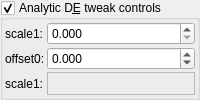
    <widget class="MyGroupBox" name="groupCheck_analyticDE_enabled_false">
     <property name="title">
      <string>Analytic D&amp;E tweak controls</string>
     </property>
     <property name="checkable">
      <bool>true</bool>
     </property>
     <layout class="QVBoxLayout" name="verticalLayout_14" stretch="0">
      <property name="spacing">
       <number>2</number>
      </property>
      <property name="leftMargin">
       <number>2</number>
      </property>
      <property name="topMargin">
       <number>2</number>
      </property>
      <property name="rightMargin">
       <number>2</number>
      </property>
      <property name="bottomMargin">
       <number>2</number>
      </property>
      <item>
       <layout class="QGridLayout" name="gridLayout_27" columnstretch="0,0,1">
        <property name="spacing">
         <number>2</number>
        </property>
        <item row="0" column="0" colspan="2">
         <widget class="QLabel" name="label_182">
          <property name="text">
           <string>scale1:</string>
          </property>
         </widget>
        </item>
        <item row="0" column="2">
         <widget class="MyDoubleSpinBox" name="spinbox_analyticDE_scale_1">
          <property name="sizePolicy">
           <sizepolicy hsizetype="Minimum" vsizetype="Maximum">
            <horstretch>0</horstretch>
            <verstretch>0</verstretch>
           </sizepolicy>
          </property>
          <property name="prefix">
           <string/>
          </property>
          <property name="suffix">
           <string/>
          </property>
          <property name="decimals">
           <number>3</number>
          </property>
          <property name="minimum">
           <double>0.000000000000000</double>
          </property>
          <property name="maximum">
           <double>99.989999999999995</double>
          </property>
          <property name="singleStep">
           <double>0.100000000000000</double>
          </property>
         </widget>
        </item>
        <item row="1" column="2">
         <widget class="MyDoubleSpinBox" name="spinbox_analyticDE_offset_0">
          <property name="sizePolicy">
           <sizepolicy hsizetype="Minimum" vsizetype="Maximum">
            <horstretch>0</horstretch>
            <verstretch>0</verstretch>
           </sizepolicy>
          </property>
          <property name="prefix">
           <string/>
          </property>
          <property name="suffix">
           <string/>
          </property>
          <property name="decimals">
           <number>3</number>
          </property>
          <property name="minimum">
           <double>-99.989999999999995</double>
          </property>
          <property name="maximum">
           <double>99.989999999999995</double>
          </property>
          <property name="singleStep">
           <double>0.100000000000000</double>
          </property>
         </widget>
        </item>
        <item row="1" column="0" colspan="2">
         <widget class="QLabel" name="label_177">
          <property name="text">
           <string>offset0:</string>
          </property>
         </widget>
        </item>
        <item row="2" column="0">
         <widget class="QLabel" name="label_183">
          <property name="text">
           <string>scale1:</string>
          </property>
         </widget>
        </item>
        <item row="2" column="2">
         <widget class="QFrame" name="frame">
          <property name="frameShape">
           <enum>QFrame::StyledPanel</enum>
          </property>
          <property name="frameShadow">
           <enum>QFrame::Raised</enum>
          </property>
         </widget>
        </item>
       </layout>
      </item>
     </layout>
    </widget>
